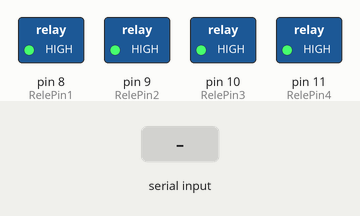
A sketch run on a simulated Arduino Uno, built with avr-gcc and run on an emulated ATmega328P. Shown: switched loads named in the sketch (green lamp = pin HIGH). Inputs (shaded band) come from the test bench.

Above: at 1.2 s.
1.3 s: "1" received over Serial
At 1.7 s:
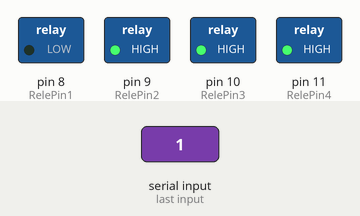
Timing chart, 0 to 8.3 s (numbered marks = the images above; inputs shaded):
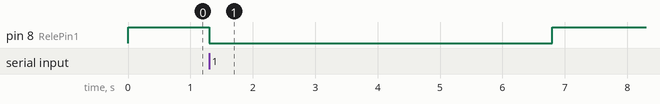

Measured:
- after the input at 1.3 s, pin 8 (RelePin1): HIGH → LOW at once, → HIGH 5.5 s later

The sketch:

ArduinoSuco.ino
```cpp
const int RelePin1 = 8;  // pino ao qual o Módulo Relé está conectado
const int RelePin2 = 9;  // pino ao qual o Módulo Relé está conectado
const int RelePin3 = 10; // pino ao qual o Módulo Relé está conectado
const int RelePin4 = 11; // pino ao qual o Módulo Relé está conectado

int incomingByte;      // variavel para ler dados recebidos pela serial

void setup() {
  Serial.begin(9600); // inicializa a comunicação serial em 9600bps
  pinMode(RelePin1, OUTPUT); // seta o pino como saída
  pinMode(RelePin2, OUTPUT); // seta o pino como saída
  pinMode(RelePin3, OUTPUT); // seta o pino como saída
  pinMode(RelePin4, OUTPUT); // seta o pino como saída
  digitalWrite(RelePin1, HIGH); // seta o pino com nivel logico baixo
  digitalWrite(RelePin2, HIGH); // seta o pino com nivel logico baixo
  digitalWrite(RelePin3, HIGH); // seta o pino com nivel logico baixo
  digitalWrite(RelePin4, HIGH); // seta o pino com nivel logico baixo

}

void loop() {
  if (Serial.available() > 0) {
    // verifica se tem algum dado na serial
    incomingByte = Serial.read();  //lê o primeiro dado do buffer da serial

    if (incomingByte == '1') {
      digitalWrite(RelePin1, LOW);
      delay(5500);
      digitalWrite(RelePin1, HIGH);
    }
    if (incomingByte == '2') {
      digitalWrite(RelePin2, LOW);
      delay(5900);
      digitalWrite(RelePin2, HIGH);
    }
    if (incomingByte == '3') {
      digitalWrite(RelePin3, LOW);
      delay(5800);
      digitalWrite(RelePin3, HIGH);
    }
    if (incomingByte == '4') {
      digitalWrite(RelePin4, LOW);
      delay(6600);
      digitalWrite(RelePin4, HIGH);
    }
  }
}
```
